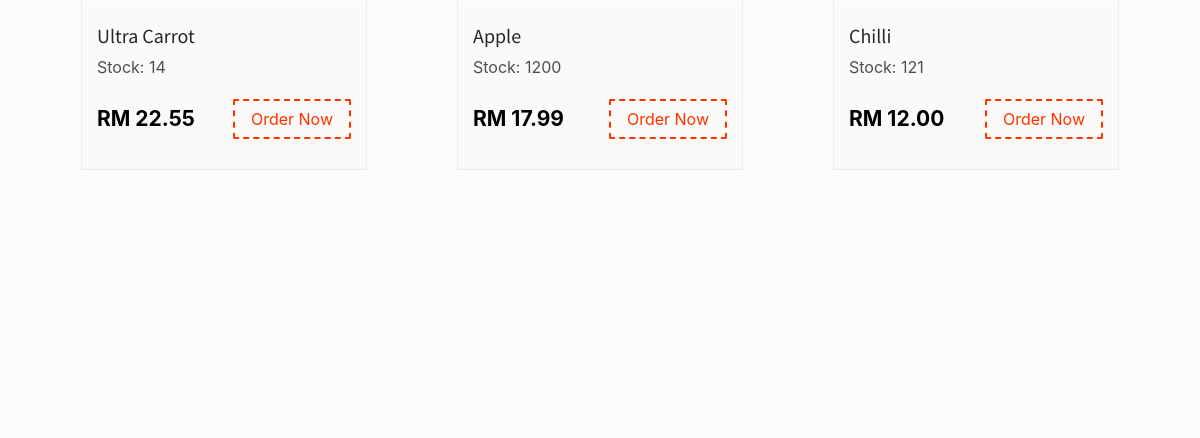
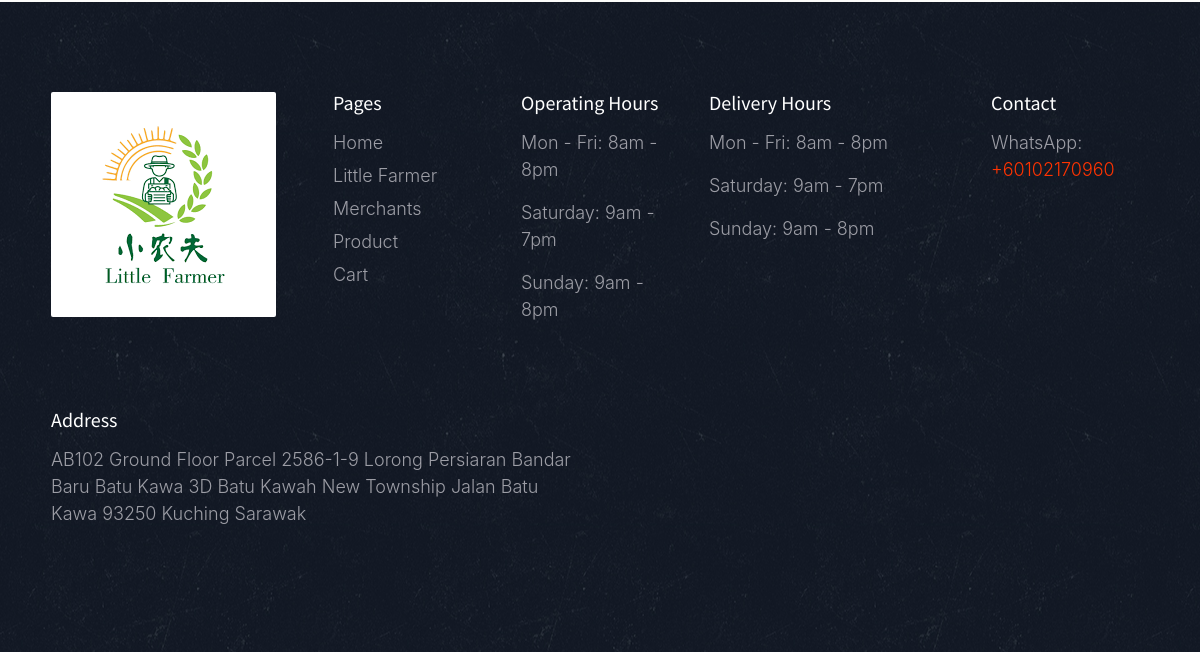
The app's page /market.php (signed in, lower part), older data (2 pictures, top to bottom).
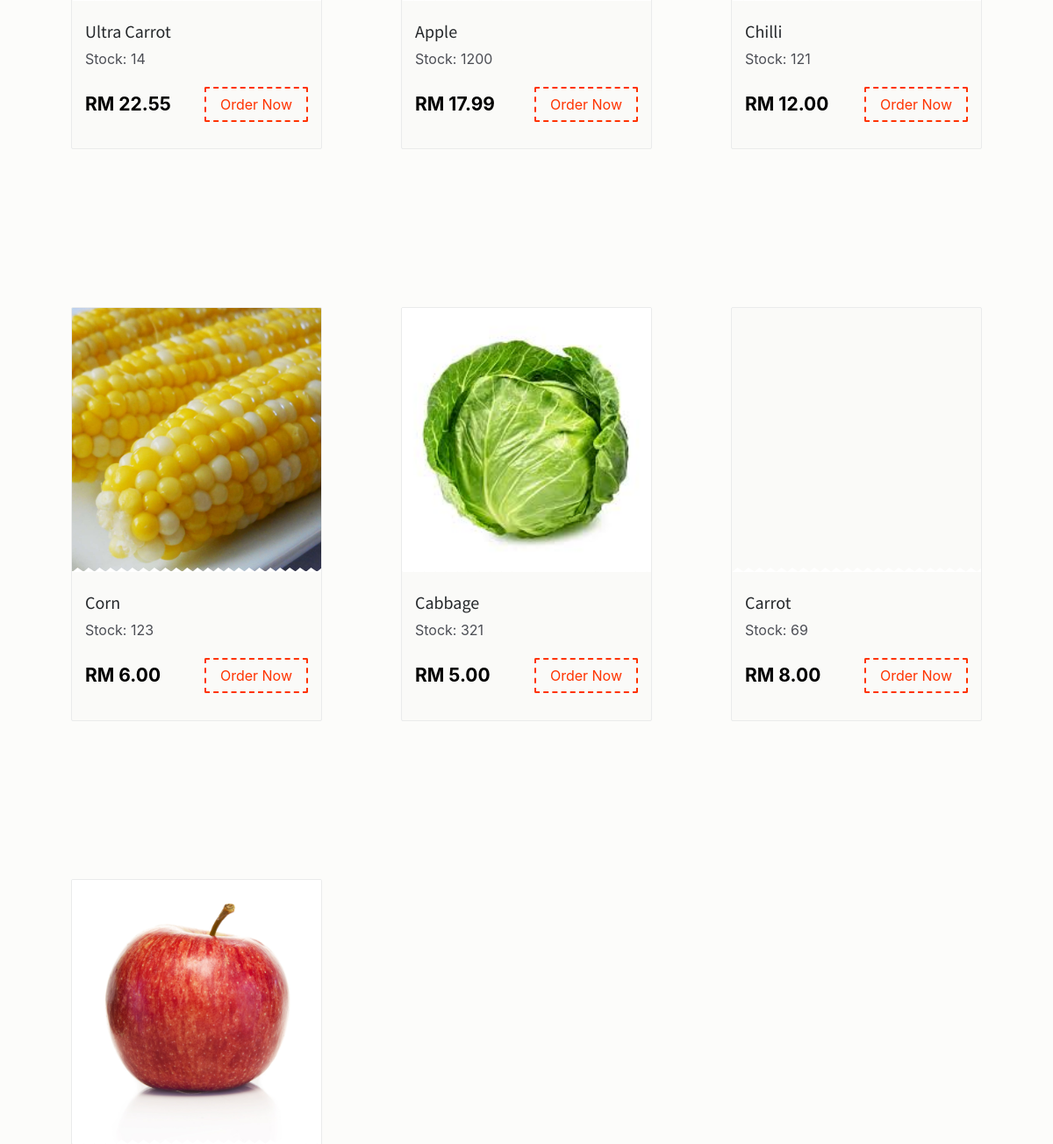
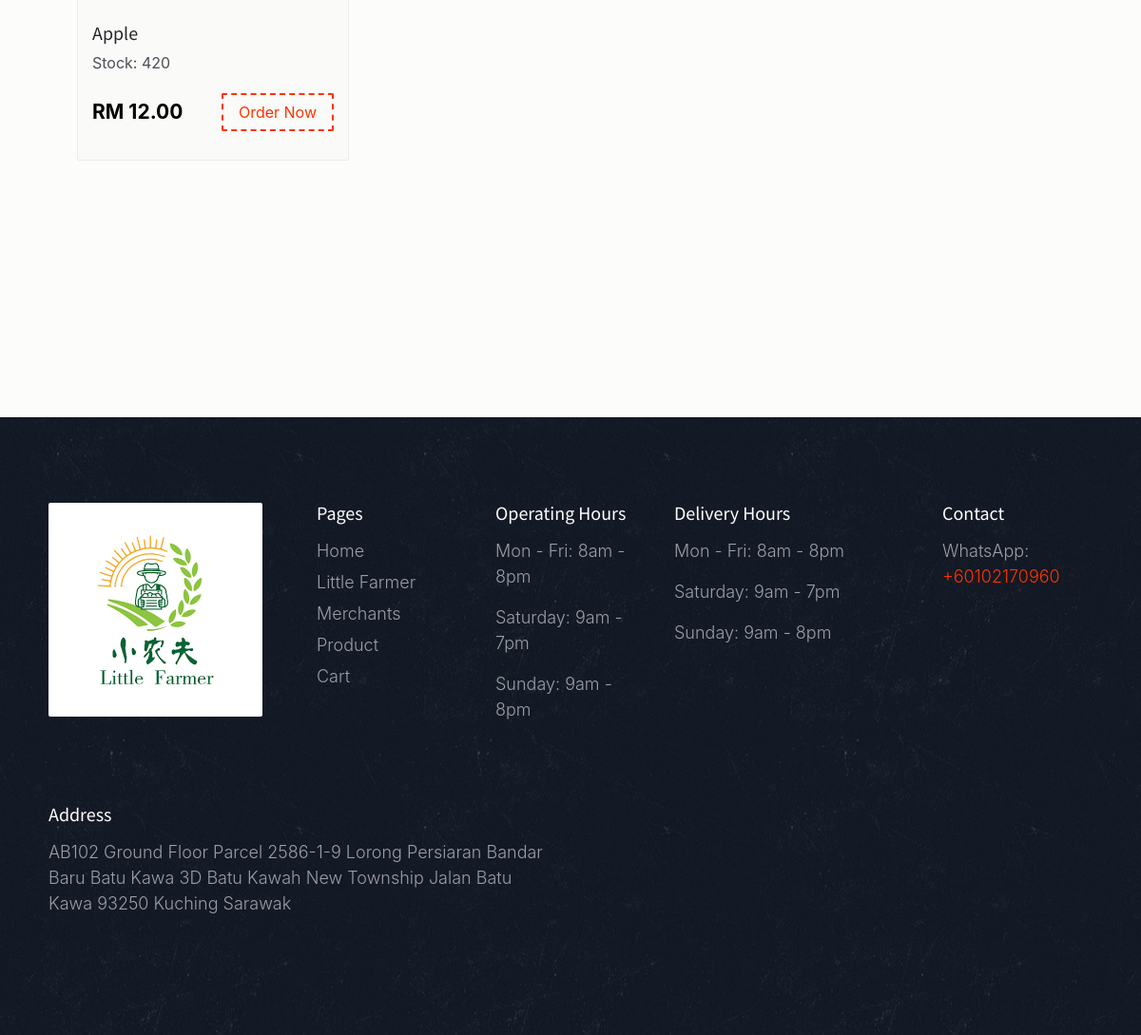
The same page, newer data (2 pictures, top to bottom).
### tables this page shows
CREATE TABLE `product` (
  `product_id` int(11) NOT NULL,
  `product_name` varchar(255) NOT NULL,
  `product_image` text NOT NULL,
  `categories_id` int(11) NOT NULL,
  `quantity` decimal(11,3) NOT NULL,
  `price` decimal(10,2) NOT NULL,
  `owner` text NOT NULL,
  `active` int(11) NOT NULL DEFAULT 0,
  `status` int(11) NOT NULL DEFAULT 0
);

### market.php (the view, shortened to what this page needs)
<!DOCTYPE html>
<html lang="en">
<head>
    <link href="css/bootstrap.min.css" rel="stylesheet">
    <link href="css/font-awesome.min.css" rel="stylesheet">
    <link href="css/animsition.min.css" rel="stylesheet">
    <link href="css/animate.css" rel="stylesheet">
    <link href="css/style.css" rel="stylesheet">
</head>
<body class="home">
<?php
include("connection/connect.php");
?>
    <section class="popular">
        <div class="container">
            <div class="row">
                <?php
                $query_res = mysqli_query($db,"select * from product LIMIT 12");
                while($r=mysqli_fetch_array($query_res))
                {
                    echo '  <div class="col-xs-12 col-sm-6 col-md-4 food-item">
                                <div class="food-item-wrap">
                                    <div class="figure-wrap bg-image" data-image-src="'.$r['product_image'].'">
                                    </div>
                                    <div class="content">
                                        <h5>'.$r['product_name'].'</a></h5>
                                        <div class="product-name"> Stock: '.(int)$r['quantity'].'</div>
                                        <div class="price-btn-block"> <span class="price">RM '.$r['price'].'</span> <div productId="'.$r['product_id'].'" id="addOneToCart" class="btn theme-btn-dash pull-right">Order Now</div> </div>
                                    </div>
                                </div>
                            </div>';
                }
                ?>
            </div>
        </div>
    </section>
    <footer class="footer">
        <div class="container">
            <div class="row top-footer">
                <div class="col-xs-12 col-sm-3 footer-logo-block color-gray">
                    <a href="#"> <img class="img-rounded" style = "margin-bottom:50px;" src="landing/logo.png" alt="logo"> </a> </div>
                <div class="col-xs-12 col-sm-2 pages color-gray">
                    <h5>Pages</h5>
                    <ul>
                        <li><a href="market.php">Home</a> </li>
                        <li><a href="index.php">Little Farmer</a> </li>
                        <li><a href="restaurants.php">Merchants</a> </li>
                        <li><a href="dishes.php">Product</a> </li>
                        <li><a href="your_orders.php">Cart</a> </li>
                    </ul>
                </div>
                <div class="col-xs-12 col-sm-2 how-it-works-links color-gray">
                    <h5>Operating Hours</h5>
                    <p>Mon - Fri: 8am - 8pm</p>
                    <p>Saturday: 9am - 7pm</p>
                    <p>Sunday: 9am - 8pm</p>
                </div>
                <div class="col-xs-12 col-sm-3 popular-locations color-gray">
                    <h5>Delivery Hours</h5>
                    <p>Mon - Fri: 8am - 8pm</p>
                    <p>Saturday: 9am - 7pm</p>
                    <p>Sunday: 9am - 8pm</p>
                </div>
                <div class="col-xs-12 col-sm-2 WhatsApp color-gray">
                    <h5>Contact</h5>
                    <p>WhatsApp:<a href="https://api.whatsapp.com/send?phone=60102170960">   +60102170960</a></p>
                </div>
            </div>
            <div class="bottom-footer">
                <div class="row">
                    <div class="col-xs-12 col-sm-6 address color-gray">
                        <h5>Address</h5>
                        <p>AB102 Ground Floor Parcel 2586-1-9 Lorong Persiaran Bandar Baru Batu Kawa 3D Batu Kawah New Township Jalan Batu Kawa 93250 Kuching Sarawak</p></div>
                </div>
            </div>
        </div>
    </footer>
</body>
</html>

### css/style.css (style rules this page uses)
body { background: rgba(252, 251, 249, 0.68); font-size: 16px; color: #4d4f56; font-weight: 400; overflow-x: hidden; }
.h1, .h2, .h3, .h4, .h5, .h6, h1, h2, h3, h4, h5, h6 { font-family: "Source Sans Pro", sans-serif; color: #25282b; }
a { color: #f30; }
ul { list-style-type: none; padding: 0; }
.container { max-width: 1270px; width: 94%; }
.form-control-lg, .dropdown-menu, .btn, .btn-group-lg > .btn, .btn-lg, .img-rounded { border-radius: 2px }
.btn { transition: all .4s; }
.theme-btn-dash { border: 2px dashed #f30; background-color: transparent; color: #f30 }
.popular { padding: 70px 0 90px; background-size: 100%; }
.food-item-wrap { border: 1px solid #eaebeb; border-radius: 2px; overflow: hidden; margin: 0 30px 180px 30px; background: #fafaf8; }
.food-item-wrap .price { font-size: 21px; font-weight: 700; color: #000; margin-top: 4px; display: inline-block; }
.food-item-wrap .product-name { margin-bottom: 20px; }
.food-item-wrap .content { padding: 25px 15px 35px; }
.food-item-wrap .figure-wrap { position: relative; height: 300px; }
.food-item-wrap .figure-wrap:after { position: absolute; bottom: -1px; left: 0; content: ""; background: url(../images/zig-zag.png); width: 100%; height: 5px; }
footer { background: url(../images/pattern.png)center repeat; padding: 90px 0; z-index: 1; position: relative; }
footer h5 { color: #fff; font-family: "Source Sans Pro", sans-serif; margin-bottom: 15px; }
.footer-logo-block img { display: block; margin-bottom: 15px; }
footer p, footer, footer span { font-weight: 300; color: #9c9da5; font-size:18px; }
footer ul li { margin-bottom: 6px; }
footer ul li a { color: #9c9da5; transition: all .3s; font-size:18px; }
.how-it-works-links { margin-bottom: 70px; }
.address p { margin-bottom: 35px; }
footer li a { line-height: 20px; display: inline-block; }

Row changes from the older to the newer data that the page shows:
added product: product_image (picture), product_name "Corn", quantity "123", price "6.00"
added product: product_image (picture), product_name "Cabbage", quantity "321", price "5.00"
added product: product_name "Carrot", quantity "69", price "8.00"
added product: product_image (picture), product_name "Apple", quantity "420", price "12.00"
